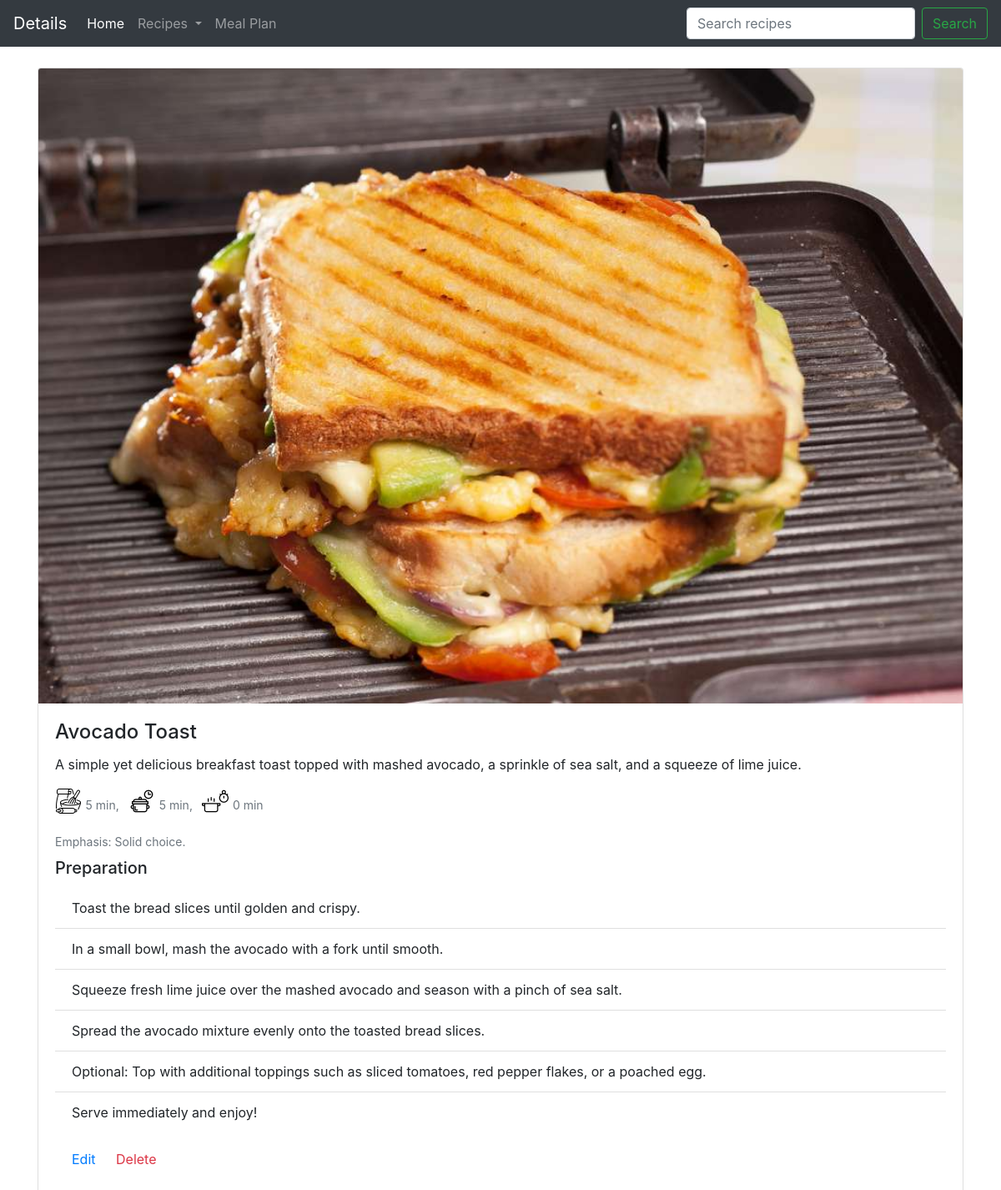
Page /recipe/39/ on the committed database.
### recipe/models.py (models this page shows)
class Recipe(models.Model):
    image = models.ImageField(upload_to='static/images', blank=True, default='static/images/pineapple_rubix.png')
    name = models.CharField(max_length=45)
    mealType = models.CharField(choices=MEAL_TYPES, default='Other', max_length=10)
    description = models.TextField(blank=True, max_length=200)
    directions = models.TextField(blank=True)
    prepTime = models.IntegerField(blank=True, default=0)
    cookTime = models.IntegerField(blank=True, default=0)
    standTime = models.IntegerField(blank=True, default=0)
    emphasis = models.FloatField(blank=True, default=1.0)

### recipe/views.py (the view)
# urls.py: path('recipe/<int:pk>/', get_recipe_detail, name='recipe_detail'),
def get_recipe_detail(request, pk):
    recipe = Recipe.objects.get(id=pk)
    directions_lines = [line for line in recipe.directions.splitlines() if line]
    return render(request, 'recipe/recipe_detail.html', {'page_title': 'Details',
                                                         'recipe': recipe, 'directions_lines': directions_lines})

### templates/recipe/recipe_detail.html (shortened to what this page needs)
{% extends 'recipe/base.html' %}
{% load static %}
{% block content %}
    <div class="card mb-3">
        <img class="card-img-top" src="/{{ recipe.image }}" alt="{{ recipe.name }}">
        <div class="card-body">
            <h4 class="card-title">{{ recipe.name }}</h4>
            <p class="card-text">{{ recipe.description }}</p>
            <p class="card-text custom-icon">
                <img class="custom-icon" src="{% static 'images/preping-time.png' %}" alt="prepping-time">
                <small class="text-muted custom-icon">{{ recipe.prepTime }} min,</small>
                <img class="custom-icon" src="{% static 'images/cooking-time.png' %}" alt="cooking-time">
                <small class="text-muted custom-icon">{{ recipe.cookTime }} min,</small>
                <img class="custom-icon" src="{% static 'images/standing-time.png' %}" alt="standing-time">
                <small class="text-muted custom-icon">{{ recipe.standTime }} min</small>
            </p>
            <p class="card-text custom-icon">
                {% if recipe.emphasis > 2 %}
                    <small class="text-muted">Emphasis: I can eat this everyday!</small>
                {% elif recipe.emphasis > 1 %}
                    <small class="text-muted">Emphasis: One of my favorites!</small>
                {% elif recipe.emphasis == 1 %}
                    <small class="text-muted custom-icon">Emphasis: Solid choice.</small>
                {% else %}
                    <small class="text-muted">Emphasis: Once every blue moon.</small>
                {% endif %}
            </p>
            <h5 class="card-title">Preparation</h5>
            <ul class="list-group list-group-flush">
                {% for line in directions_lines %}
                    <li class="list-group-item">{{ line }}</li>
                {% endfor %}
            </ul>
            <div class="card-body">
                <a href="{% url 'edit_recipe' pk=recipe.id %}" class="card-link">Edit</a>
                <a href="" class="card-link text-danger" data-toggle="modal"
                   data-target="#deleteConfirmation">Delete</a>
            </div>
        </div>
    </div>
{% endblock %}

### static/css/main.css (style rules this page uses)
img.custom-icon { width: 32px; padding-bottom: 12px; }
p.custom-icon { margin-bottom: 0.5rem; }
small.custom-icon { padding-right: 7px; }

### rows in the picture
Recipe: image (picture), name "Avocado Toast", description "A simple yet delicious breakfast toast topped with mashed avocado, a sprinkle of sea salt, and a squeeze of lime juice.", prepTime "5", cookTime "5", standTime "0"

### other values in the picture
{{ page_title }} "Details"
{{ line }} "Toast the bread slices until golden and crispy." "In a small bowl, mash the avocado with a fork until smooth." "Squeeze fresh lime juice over the mashed avocado and season with a pinch of sea salt." "Spread the avocado mixture evenly onto the toasted bread slices." "Optional: Top with additional toppings such as sliced tomatoes, red pepper flakes, or a poached egg." "Serve immediately and enjoy!"
